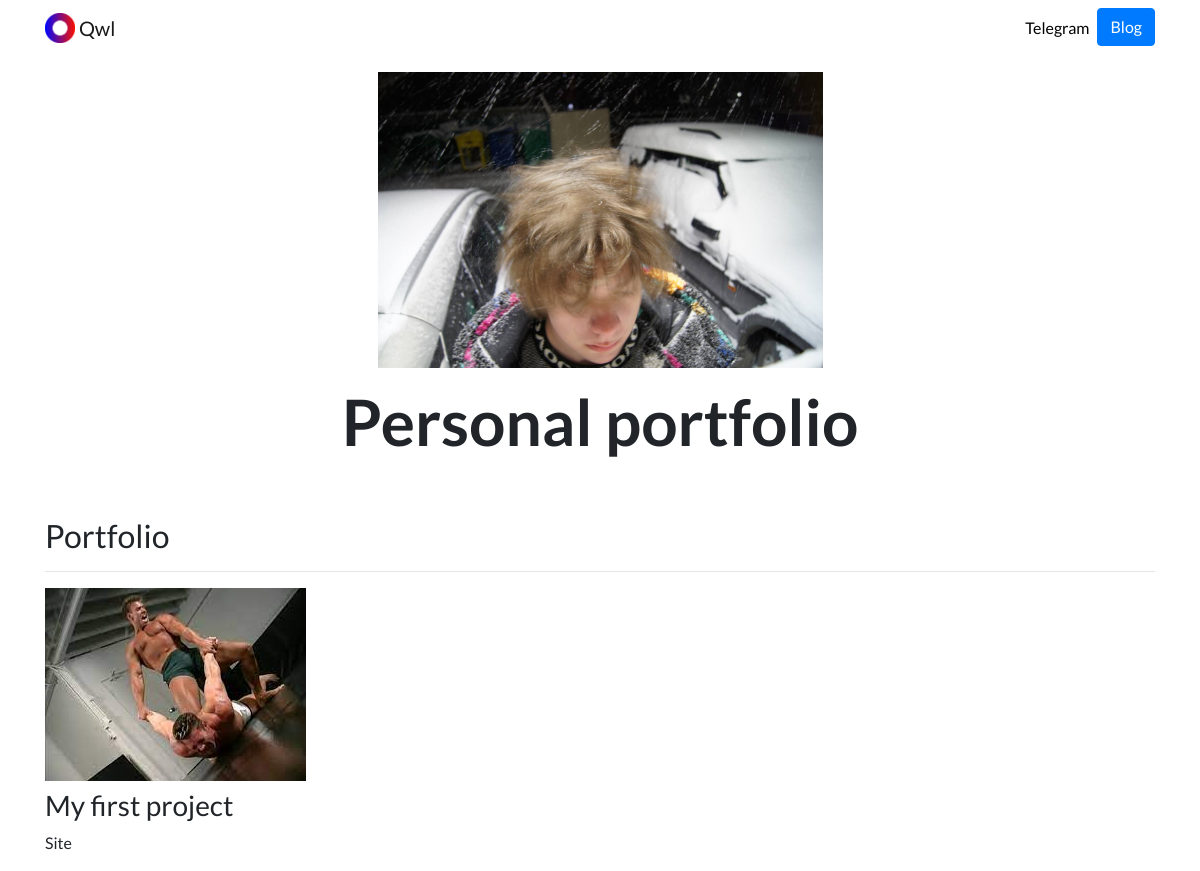
The page / on the database its author committed.
### portfolio/models.py (models this page shows, shortened)
class Project(models.Model):
    title = models.CharField(max_length=100)
    description = models.CharField(max_length=250)
    image = models.ImageField(upload_to='portfolio/images/')
    url = models.URLField(blank=True)

### portfolio/views.py (the view)
# urls.py: 2. Add a URL to urlpatterns:  path('', views.home, name='home')
def home(request):
    projects = Project.objects.all()
    return render(request,'portfolio/home.html', {'projects':projects})

### portfolio/templates/portfolio/home.html
{% extends "portfolio/base.html" %}
{% load static %}
{% block content %}
<div class="row justify-content-center my-3">
  <div class="col-5">
    <img src="{% static 'portfolio/aaa.jpg' %}" class="img-fluid">
  </div>
</div>
<div class="row justify-content-center mb-3">
  <div class="col-md-9 text-center">
    <h1 id="hometext" class="font-weight-bold">Personal portfolio</h1>
  </div>
</div>
<h2 class="mt-5">Portfolio</h2>
<hr>
<div class="row">
  {% for project in projects %}
  <div class="col-lg-4 col-md-6">
    {% if project.url %}
    <a href="{{ project.url }}">
      <img src="{{ project.image.url }}" class="img-fluid mb-2">
    </a>
    {% else %}
    <img src="{{ project.image.url }}" class="img-fluid mb-2">
    {% endif %}
    <h3>{{ project.title }}</h3>
    <p>{{ project.description }}</p>
  </div>
  {% endfor %}
</div>
{% endblock %}

### portfolio/templates/portfolio/base.html (shortened to what this page needs)
{% load static %}
<!doctype html>
<html lang="en">
<head>
  <link rel="stylesheet" href="https://stackpath.bootstrapcdn.com/bootstrap/4.4.1/css/bootstrap.min.css">
  <link rel="stylesheet" href="{% static "portfolio/custom.css" %}">
</head>
<body>
  <nav id="topNav" class="navbar navbar-expand-md navbar-light">
    <div class="container">
      <a class="navbar-brand" href="{% url 'home' %}">
        <img src="{% static "portfolio/Logo.png" %}" width="30" height="30" class="d-inline-block align-top" alt="Nick's Logo">
        <span>Qwl</span>
      </a>
      <div class="collapse navbar-collapse text-center" id="navbarNav">
        <ul class="navbar-nav ml-auto">
          <li class="nav-item">
            <a class="nav-link" href="https://t.me/qlwkbdnxbv" target="_blank">Telegram</a>
          </li>
          <li>
            <a role="button" href="{% url 'blog:all_blogs' %}" class="btn btn-primary">Blog</a>
          </li>
        </ul>
      </div>
    </div>
  </nav>
  <div class="container">
    {% block content %}{% endblock %}
  </div>
</body>
</html>

### portfolio/static/portfolio/custom.css (style rules this page uses)
.navbar-nav .nav-link { color: rgba(0,0,0,1) !important; }
body { font-family: 'Lato', sans-serif; }
@media (min-width: 992px) { #hometext { font-size: 4rem; } }

### rows shown on the page
Project: image (picture), title "My first project", description "Site"
